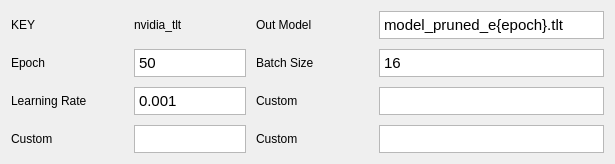
                <widget class="QWidget" name="t3_scrollAreaWidgetContents">
                 <property name="geometry">
                  <rect>
                   <x>0</x>
                   <y>0</y>
                   <width>615</width>
                   <height>160</height>
                  </rect>
                 </property>
                 <layout class="QGridLayout" name="gridLayout_15" columnstretch="1,1,1,2">
                  <property name="spacing">
                   <number>10</number>
                  </property>
                  <item row="5" column="3">
                   <widget class="QTextEdit" name="t3_retrain_c3">
                    <property name="sizePolicy">
                     <sizepolicy hsizetype="Preferred" vsizetype="Preferred">
                      <horstretch>0</horstretch>
                      <verstretch>0</verstretch>
                     </sizepolicy>
                    </property>
                    <property name="maximumSize">
                     <size>
                      <width>16777215</width>
                      <height>28</height>
                     </size>
                    </property>
                   </widget>
                  </item>
                  <item row="3" column="2">
                   <widget class="QLabel" name="t3_retrain_lbl_bsize">
                    <property name="sizePolicy">
                     <sizepolicy hsizetype="Preferred" vsizetype="Preferred">
                      <horstretch>0</horstretch>
                      <verstretch>0</verstretch>
                     </sizepolicy>
                    </property>
                    <property name="maximumSize">
                     <size>
                      <width>16777215</width>
                      <height>28</height>
                     </size>
                    </property>
                    <property name="text">
                     <string>Batch Size</string>
                    </property>
                   </widget>
                  </item>
                  <item row="3" column="3">
                   <widget class="QTextEdit" name="t3_retrain_bsize">
                    <property name="sizePolicy">
                     <sizepolicy hsizetype="Preferred" vsizetype="Preferred">
                      <horstretch>0</horstretch>
                      <verstretch>0</verstretch>
                     </sizepolicy>
                    </property>
                    <property name="maximumSize">
                     <size>
                      <width>16777215</width>
                      <height>28</height>
                     </size>
                    </property>
                    <property name="html">
                     <string>&lt;!DOCTYPE HTML PUBLIC &quot;-//W3C//DTD HTML 4.0//EN&quot; &quot;http://www.w3.org/TR/REC-html40/strict.dtd&quot;&gt;
&lt;html&gt;&lt;head&gt;&lt;meta name=&quot;qrichtext&quot; content=&quot;1&quot; /&gt;&lt;style type=&quot;text/css&quot;&gt;
p, li { white-space: pre-wrap; }
&lt;/style&gt;&lt;/head&gt;&lt;body style=&quot; font-family:'Ubuntu'; font-size:11pt; font-weight:400; font-style:normal;&quot;&gt;
&lt;p style=&quot; margin-top:0px; margin-bottom:0px; margin-left:0px; margin-right:0px; -qt-block-indent:0; text-indent:0px;&quot;&gt;16&lt;/p&gt;&lt;/body&gt;&lt;/html&gt;</string>
                    </property>
                   </widget>
                  </item>
                  <item row="5" column="1">
                   <widget class="QTextEdit" name="t3_retrain_c2">
                    <property name="sizePolicy">
                     <sizepolicy hsizetype="Preferred" vsizetype="Preferred">
                      <horstretch>0</horstretch>
                      <verstretch>0</verstretch>
                     </sizepolicy>
                    </property>
                    <property name="maximumSize">
                     <size>
                      <width>16777215</width>
                      <height>28</height>
                     </size>
                    </property>
                   </widget>
                  </item>
                  <item row="2" column="3">
                   <widget class="QTextEdit" name="t3_retrain_out_model">
                    <property name="sizePolicy">
                     <sizepolicy hsizetype="Preferred" vsizetype="Preferred">
                      <horstretch>0</horstretch>
                      <verstretch>0</verstretch>
                     </sizepolicy>
                    </property>
                    <property name="maximumSize">
                     <size>
                      <width>16777215</width>
                      <height>28</height>
                     </size>
                    </property>
                    <property name="html">
                     <string>&lt;!DOCTYPE HTML PUBLIC &quot;-//W3C//DTD HTML 4.0//EN&quot; &quot;http://www.w3.org/TR/REC-html40/strict.dtd&quot;&gt;
&lt;html&gt;&lt;head&gt;&lt;meta name=&quot;qrichtext&quot; content=&quot;1&quot; /&gt;&lt;style type=&quot;text/css&quot;&gt;
p, li { white-space: pre-wrap; }
&lt;/style&gt;&lt;/head&gt;&lt;body style=&quot; font-family:'Ubuntu'; font-size:11pt; font-weight:400; font-style:normal;&quot;&gt;
&lt;p style=&quot; margin-top:0px; margin-bottom:0px; margin-left:0px; margin-right:0px; -qt-block-indent:0; text-indent:0px;&quot;&gt;model_pruned_e{epoch}.tlt&lt;/p&gt;&lt;/body&gt;&lt;/html&gt;</string>
                    </property>
                   </widget>
                  </item>
                  <item row="4" column="1">
                   <widget class="QTextEdit" name="t3_retrain_lr">
                    <property name="sizePolicy">
                     <sizepolicy hsizetype="Preferred" vsizetype="Preferred">
                      <horstretch>0</horstretch>
                      <verstretch>0</verstretch>
                     </sizepolicy>
                    </property>
                    <property name="maximumSize">
                     <size>
                      <width>16777215</width>
                      <height>28</height>
                     </size>
                    </property>
                    <property name="lineWrapMode">
                     <enum>QTextEdit::NoWrap</enum>
                    </property>
                    <property name="html">
                     <string>&lt;!DOCTYPE HTML PUBLIC &quot;-//W3C//DTD HTML 4.0//EN&quot; &quot;http://www.w3.org/TR/REC-html40/strict.dtd&quot;&gt;
&lt;html&gt;&lt;head&gt;&lt;meta name=&quot;qrichtext&quot; content=&quot;1&quot; /&gt;&lt;style type=&quot;text/css&quot;&gt;
p, li { white-space: pre-wrap; }
&lt;/style&gt;&lt;/head&gt;&lt;body style=&quot; font-family:'Ubuntu'; font-size:11pt; font-weight:400; font-style:normal;&quot;&gt;
&lt;p style=&quot; margin-top:0px; margin-bottom:0px; margin-left:0px; margin-right:0px; -qt-block-indent:0; text-indent:0px;&quot;&gt;0.001&lt;/p&gt;&lt;/body&gt;&lt;/html&gt;</string>
                    </property>
                   </widget>
                  </item>
                  <item row="3" column="0">
                   <widget class="QLabel" name="t3_retrain_lbl_epoch">
                    <property name="sizePolicy">
                     <sizepolicy hsizetype="Preferred" vsizetype="Preferred">
                      <horstretch>0</horstretch>
                      <verstretch>0</verstretch>
                     </sizepolicy>
                    </property>
                    <property name="maximumSize">
                     <size>
                      <width>16777215</width>
                      <height>28</height>
                     </size>
                    </property>
                    <property name="text">
                     <string>Epoch</string>
                    </property>
                   </widget>
                  </item>
                  <item row="5" column="0">
                   <widget class="QLabel" name="t3_retrain_lbl_c2">
                    <property name="maximumSize">
                     <size>
                      <width>16777215</width>
                      <height>28</height>
                     </size>
                    </property>
                    <property name="text">
                     <string>Custom</string>
                    </property>
                   </widget>
                  </item>
                  <item row="4" column="2">
                   <widget class="QLabel" name="t3_retrain_lbl_c1">
                    <property name="maximumSize">
                     <size>
                      <width>16777215</width>
                      <height>28</height>
                     </size>
                    </property>
                    <property name="text">
                     <string>Custom</string>
                    </property>
                   </widget>
                  </item>
                  <item row="5" column="2">
                   <widget class="QLabel" name="t3_retrain_lbl_c3">
                    <property name="maximumSize">
                     <size>
                      <width>16777215</width>
                      <height>28</height>
                     </size>
                    </property>
                    <property name="text">
                     <string>Custom</string>
                    </property>
                   </widget>
                  </item>
                  <item row="3" column="1">
                   <widget class="QTextEdit" name="t3_retrain_epoch">
                    <property name="sizePolicy">
                     <sizepolicy hsizetype="Preferred" vsizetype="Preferred">
                      <horstretch>0</horstretch>
                      <verstretch>0</verstretch>
                     </sizepolicy>
                    </property>
                    <property name="maximumSize">
                     <size>
                      <width>16777215</width>
                      <height>28</height>
                     </size>
                    </property>
                    <property name="lineWrapMode">
                     <enum>QTextEdit::NoWrap</enum>
                    </property>
                    <property name="lineWrapColumnOrWidth">
                     <number>0</number>
                    </property>
                    <property name="html">
                     <string>&lt;!DOCTYPE HTML PUBLIC &quot;-//W3C//DTD HTML 4.0//EN&quot; &quot;http://www.w3.org/TR/REC-html40/strict.dtd&quot;&gt;
&lt;html&gt;&lt;head&gt;&lt;meta name=&quot;qrichtext&quot; content=&quot;1&quot; /&gt;&lt;style type=&quot;text/css&quot;&gt;
p, li { white-space: pre-wrap; }
&lt;/style&gt;&lt;/head&gt;&lt;body style=&quot; font-family:'Ubuntu'; font-size:11pt; font-weight:400; font-style:normal;&quot;&gt;
&lt;p style=&quot; margin-top:0px; margin-bottom:0px; margin-left:0px; margin-right:0px; -qt-block-indent:0; text-indent:0px;&quot;&gt;50&lt;/p&gt;&lt;/body&gt;&lt;/html&gt;</string>
                    </property>
                   </widget>
                  </item>
                  <item row="2" column="2">
                   <widget class="QLabel" name="t3_retrain_lbl_out_name">
                    <property name="sizePolicy">
                     <sizepolicy hsizetype="Preferred" vsizetype="Preferred">
                      <horstretch>0</horstretch>
                      <verstretch>0</verstretch>
                     </sizepolicy>
                    </property>
                    <property name="maximumSize">
                     <size>
                      <width>16777215</width>
                      <height>28</height>
                     </size>
                    </property>
                    <property name="text">
                     <string>Out Model</string>
                    </property>
                   </widget>
                  </item>
                  <item row="4" column="0">
                   <widget class="QLabel" name="t3_retrain_lbl_lr">
                    <property name="maximumSize">
                     <size>
                      <width>16777215</width>
                      <height>28</height>
                     </size>
                    </property>
                    <property name="text">
                     <string>Learning Rate</string>
                    </property>
                   </widget>
                  </item>
                  <item row="4" column="3">
                   <widget class="QTextEdit" name="t3_retrain_c1">
                    <property name="sizePolicy">
                     <sizepolicy hsizetype="Preferred" vsizetype="Preferred">
                      <horstretch>0</horstretch>
                      <verstretch>0</verstretch>
                     </sizepolicy>
                    </property>
                    <property name="maximumSize">
                     <size>
                      <width>16777215</width>
                      <height>28</height>
                     </size>
                    </property>
                   </widget>
                  </item>
                  <item row="2" column="0">
                   <widget class="QLabel" name="t3_retrain_lbl_key">
                    <property name="maximumSize">
                     <size>
                      <width>16777215</width>
                      <height>28</height>
                     </size>
                    </property>
                    <property name="text">
                     <string>KEY</string>
                    </property>
                   </widget>
                  </item>
                  <item row="2" column="1">
                   <widget class="QLabel" name="t3_retrain_key">
                    <property name="sizePolicy">
                     <sizepolicy hsizetype="Preferred" vsizetype="Preferred">
                      <horstretch>0</horstretch>
                      <verstretch>0</verstretch>
                     </sizepolicy>
                    </property>
                    <property name="maximumSize">
                     <size>
                      <width>16777215</width>
                      <height>28</height>
                     </size>
                    </property>
                    <property name="text">
                     <string>nvidia_tlt</string>
                    </property>
                   </widget>
                  </item>
                 </layout>
                </widget>
